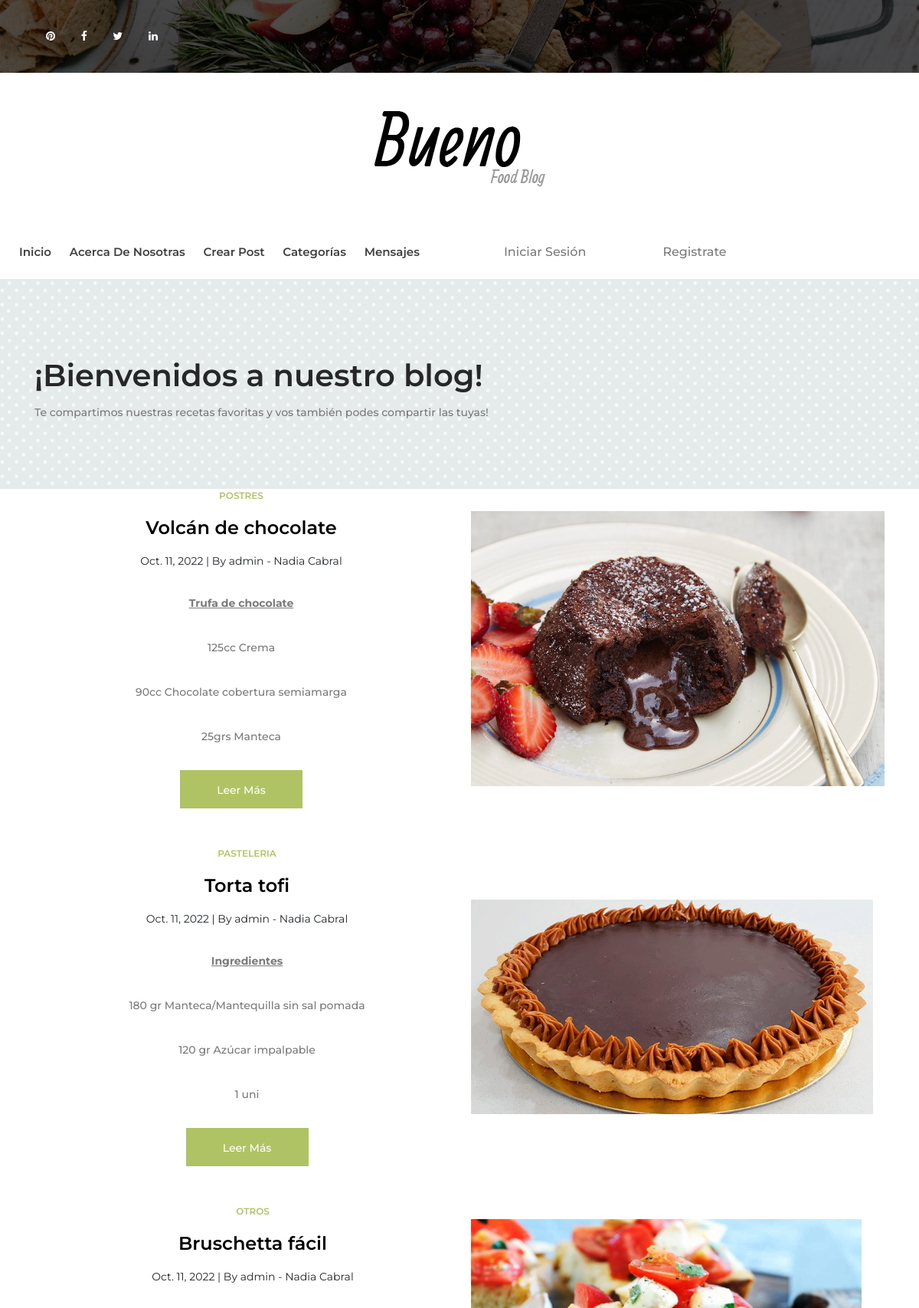
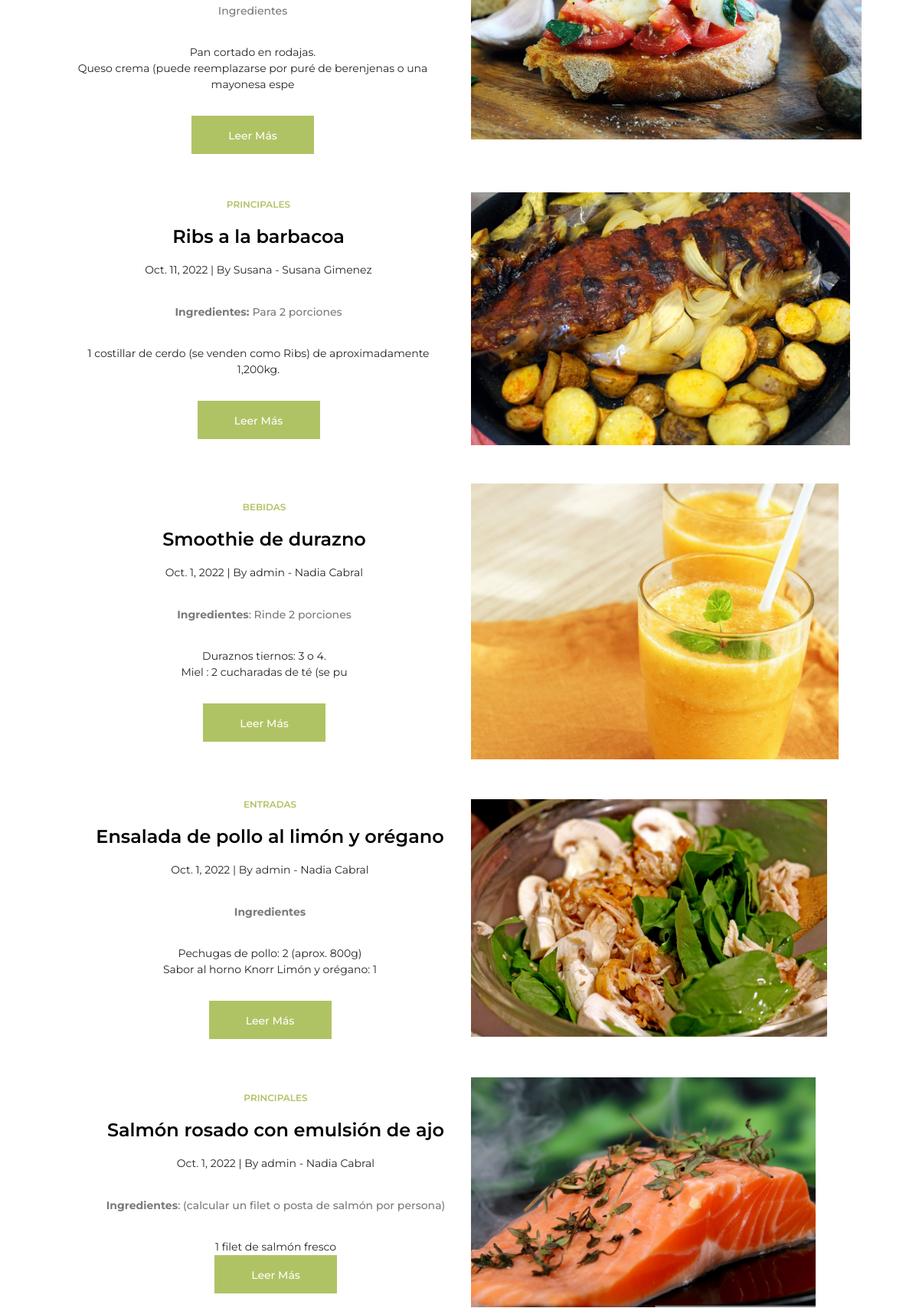
The page / (upper part) on the database its author committed (2 pictures, top to bottom).
### AppBlog/models.py (models this page shows, shortened)
class Post(models.Model):
    titulo = models.CharField(max_length=100)
    subtitulo = models.CharField(max_length=120)
    autor = models.ForeignKey(User, on_delete=models.CASCADE)
    cuerpo = RichTextField(blank=True, null=True)
    fecha_post = models.DateField(auto_now_add=True)
    categoria = models.CharField(max_length=100, default='postres')
    imagen_post = models.ImageField(null=True, blank=True, upload_to='imagenes/')

### AppBlog/views.py (the view)
# urls.py: 2. Add a URL to urlpatterns:  path('', Home.as_view(), name='home')
class Home(ListView):
	model = Post
	template_name = 'inicio.html'
	ordering = ['-fecha_post']
	def get_context_data(self, *args, **kwargs):
		categoria_menu = Categoria.objects.all()
		contexto = super(Home, self).get_context_data(*args, **kwargs)
		contexto['categoria_menu'] = categoria_menu
		return contexto

### AppBlog/templates/inicio.html (shortened to what this page needs)
{% extends 'padre.html' %}
{% load static %}
{% block post %}
<div class="bueno-search-area section-padding-100-0 pb-70 bg-img" style="background-image: url({% static 'img/core-img/pattern.png' %});">
    <div class="container">
            <h1>¡Bienvenidos a nuestro blog!</h1>
            <p>Te compartimos nuestras recetas favoritas y vos también podes compartir las tuyas!</p>
    </div>
</div>
    {% for post in object_list %}
    <div class="big-posts-area mb-50">
        <div class="container">
            <div class="row align-items-center">
                <div class="col-12 col-md-6">
                    <div class="big-post-content text-center mb-50">
                        <a href="{% url 'categoria' post.categoria %}" class="post-tag">{{ post.categoria }}</a>
                        <a href="{% url 'articulo' post.pk %}" class="post-title">{{ post.titulo }}</a>
                        <div class="post-meta">
                            <span class="post-date">{{ post.fecha_post }} | </span>
                            <span class="post-author">By {{ post.autor.username }} - {{ post.autor.first_name }} {{ post.autor.last_name }}</span>
                        </div>
                        <p> {{ post.cuerpo|slice:':150'|safe }}</p>
                        <a href="{% url 'articulo' post.pk %}" class="btn bueno-btn">Leer más</a>
                    </div>
                </div>
                <div class="col-12 col-md-6">
                    <div class="big-post-thumbnail mb-50">
                        {% if post.imagen_post %}
                            <img src="{{ post.imagen_post.url }}" alt="">
                        {% endif %}
                    </div>
                </div>
            </div>
        {% endfor %}
{% endblock %}

### AppBlog/static/style.css (style rules this page uses)
* { margin: 0; padding: 0; }
body { font-family: "Montserrat", sans-serif; font-size: 14px; }
h1, h2, h3, h4, h5, h6 { font-family: "Montserrat", sans-serif; color: #272727; line-height: 1.3; font-weight: 600; }
p { font-family: "Montserrat", sans-serif; color: #7a7a7a; font-size: 14px; line-height: 2; font-weight: 500; }
a, a:hover, a:focus { -webkit-transition-duration: 500ms; transition-duration: 500ms; text-decoration: none; outline: 0 solid transparent; color: #000000; font-weight: 600; font-size: 16px; font-family: "Montserrat", sans-serif; }
ul, ol { margin: 0; }
ul li, ol li { list-style: none; }
img { height: auto; max-width: 100%; }
.mb-50 { margin-bottom: 50px !important; }
.pb-70 { padding-bottom: 70px !important; }
.section-padding-100-0 { padding-top: 100px; padding-bottom: 0; }
.bg-img { background-position: center center; background-size: cover; background-repeat: no-repeat; }
.bueno-btn { background-color: #b0c364; -webkit-transition-duration: 500ms; transition-duration: 500ms; position: relative; z-index: 1; display: inline-block; min-width: 160px; height: 50px; color: #ffffff; border-radius: 0; padding: 0 30px; font-size: 14px; line-height: 50px; font-weight: 500; text-transform: capitalize; }
.big-post-content { position: relative; z-index: 1; }
.big-post-content p { margin-bottom: 30px; }
.big-post-content .post-tag { font-size: 12px; font-weight: 600; color: #b0c364; text-transform: uppercase; margin-bottom: 15px; display: block; -webkit-transition-duration: 500ms; transition-duration: 500ms; }
.big-post-content .post-title { display: block; font-size: 24px; margin-bottom: 15px; -webkit-transition-duration: 500ms; transition-duration: 500ms; }
.big-post-content .post-meta { position: relative; z-index: 1; margin-bottom: 30px; }
.bueno-search-area { position: relative; z-index: 1; }

### AppBlog/static/css/classy-nav.css (style rules this page uses)
* { margin: 0; padding: 0; }
body { font-family: "Roboto", sans-serif; }
ul, ol { margin: 0; }
ul li, ol li { list-style: none; }
img { height: auto; max-width: 100%; }
.bg-img { background-position: center center; background-size: cover; background-repeat: no-repeat; }

### rows shown on the page
Post: categoria "POSTRES", titulo "Volcán de chocolate", fecha_post "Oct. 11, 2022", autor.username "admin", autor.first_name "Nadia", autor.last_name "Cabral", cuerpo "Trufa de chocolate 125cc Crema 90cc Chocolate cobertura semiamarga 25grs Manteca", imagen_post (picture)
Post: categoria "PASTELERIA", titulo "Torta tofi", fecha_post "Oct. 11, 2022", autor.username "admin", autor.first_name "Nadia", autor.last_name "Cabral", cuerpo "Ingredientes 180 gr Manteca/Mantequilla sin sal pomada 120 gr Azúcar impalpable 1 uni", imagen_post (picture)
Post: categoria "OTROS", titulo "Bruschetta fácil", fecha_post "Oct. 11, 2022", autor.username "admin", autor.first_name "Nadia", autor.last_name "Cabral", cuerpo "Ingredientes Pan cortado en rodajas. Queso crema (puede reemplazarse por puré de berenjenas o una mayonesa espe", imagen_post (picture)
Post: categoria "PRINCIPALES", titulo "Ribs a la barbacoa", fecha_post "Oct. 11, 2022", autor.username "Susana", autor.first_name "Susana", autor.last_name "Gimenez", cuerpo "Ingredientes: Para 2 porciones 1 costillar de cerdo (se venden como Ribs) de aproximadamente 1,200kg.", imagen_post (picture)
Post: categoria "BEBIDAS", titulo "Smoothie de durazno", fecha_post "Oct. 1, 2022", autor.username "admin", autor.first_name "Nadia", autor.last_name "Cabral", cuerpo "Ingredientes : Rinde 2 porciones Duraznos tiernos: 3 o 4. Miel : 2 cucharadas de té (se pu", imagen_post (picture)
Post: categoria "ENTRADAS", titulo "Ensalada de pollo al limón y orégano", fecha_post "Oct. 1, 2022", autor.username "admin", autor.first_name "Nadia", autor.last_name "Cabral", cuerpo "Ingredientes Pechugas de pollo: 2 (aprox. 800g) Sabor al horno Knorr Limón y orégano: 1", imagen_post (picture)
Post: categoria "PRINCIPALES", titulo "Salmón rosado con emulsión de ajo", fecha_post "Oct. 1, 2022", autor.username "admin", autor.first_name "Nadia", autor.last_name "Cabral", cuerpo "Ingredientes : (calcular un filet o posta de salmón por persona) 1 filet de salmón fresco", imagen_post (picture)
